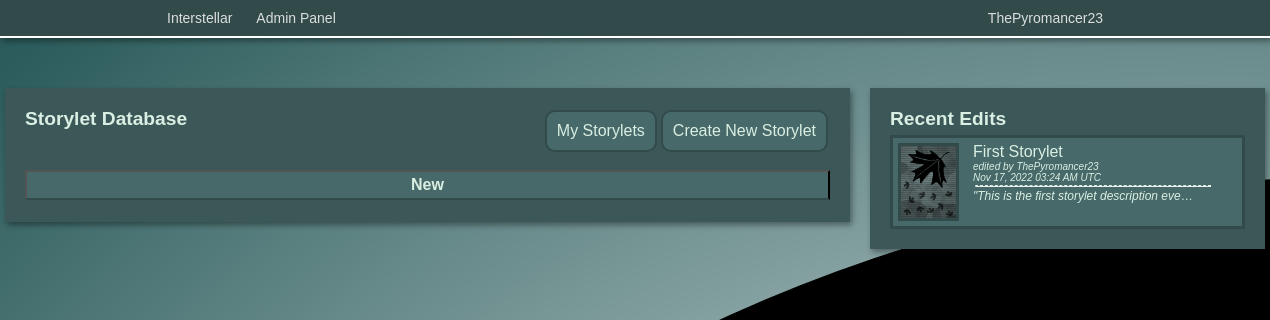
Page /admin/storylets (signed in) on the earlier database version.
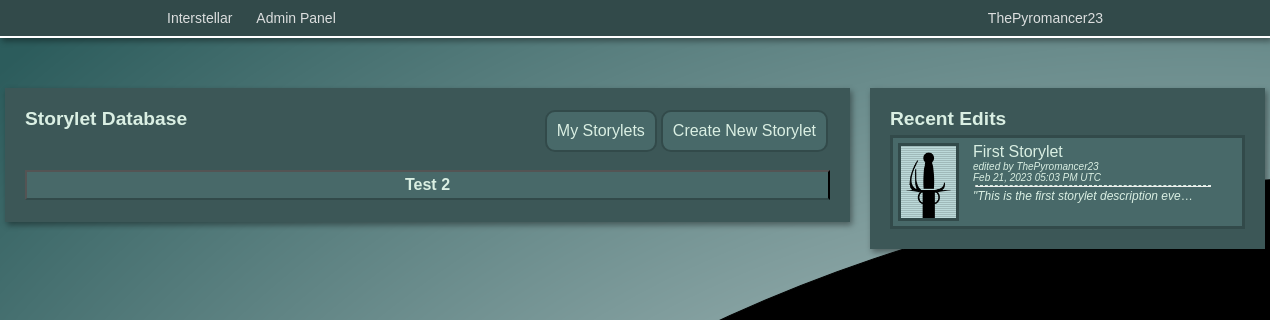
Same page on the later database version.
### app/models.py (models this page shows, shortened)
class User(UserMixin, db.Model):
    id = db.Column(db.Integer, primary_key=True)
    username = db.Column(db.String(64), index=True, unique=True)
    email = db.Column(db.String(120), index=True, unique=True)
    password_hash = db.Column(db.String(128))
    privilege_level = db.Column(db.Integer, default=1)
    last_online = db.Column(db.DateTime, default=datetime.utcnow)
    created_storylets = db.relationship('Storylet', backref='author', lazy='dynamic')

class Storylet(db.Model):
    id = db.Column(db.Integer, primary_key=True)
    title = db.Column(db.String)
    image = db.Column(db.String)
    description = db.Column(db.Text)
    branches = db.relationship('Branch', backref='parent_storylet', lazy='dynamic')
    deck = db.Column(db.String)
    area = db.Column(db.String)
    urgency = db.Column(db.String)
    order = db.Column(db.Integer)
    notes = db.Column(db.Text)
    escapable = db.Column(db.Boolean)
    tag = db.Column(db.String)
    user_id = db.Column(db.Integer, db.ForeignKey('user.id'))
    last_edit = db.Column(db.DateTime, default=datetime.utcnow())
    last_editor = db.Column(db.String)

### app/admin/routes.py (the view)
@bp.route('/storylets')
@login_required
def storylets():
    if current_user.privilege_level > 1:
        tag_list = db.session.query(Storylet.tag.distinct().label("tag")).all()
        tags = []
        for tag in tag_list:
            tag = str(tag).replace('(', '').replace(')', '').replace(',', '').replace("'", "")
            if tag == 'None':
                tags.append(Tag(None))
            else:
                tags.append(Tag(tag))
        recents = db.session.query(Storylet).order_by(Storylet.last_edit).limit(5).all()
        return render_template('storylets.html', recents=recents, tags=tags)
    else:
        return redirect(url_for('index'))

### app/models.py (called while the page is built)
@login.user_loader
def load_user(id):
    return User.query.get(int(id))

### app/routes.py (called while the page is built)
@app.before_request
def before_request():
    if current_user.is_authenticated:
        current_user.last_online = datetime.utcnow()
        db.session.commit()

### app/admin/templates/storylets.html (shortened to what this page needs)
<!DOCTYPE html>
<html>
<head>
    <link rel="stylesheet" href="{{ url_for('admin.static', filename='css/admin.css') }}">
</head>
<body>
{% include 'navbar.html' %}
<div class="pageblock"></div>
<div style="width: 1260px; margin: auto;">
    <div style="width: 805px;" class=" storylet-column game boxshadow">
        <a href="{{ url_for('admin.edit_storylet') }}" class="adm-btn-link"><div class="adm-btn">Create New Storylet</div></a>
        <a href="#" class="adm-btn-link"><div class="adm-btn">My Storylets</div></a>
        <h2 style="margin-bottom: 40px;">Storylet Database</h2>
        <div id="all-storylets-panel">
            {% for tag in tags %}
            <button class="no-brdr storylet-tag"><h2>{{tag.name}}</h2></button>
            {% endfor %}
        </div>
    </div>
    <div style="margin-left: 20px; width: 355px;" class="storylet-column game boxshadow">
        <h2 style="margin-bottom: 8px">Recent Edits</h2>
        {% for storylet in recents %}
        <div id="recent-storylet-panel">
            <a class= "storylet" href="{{ url_for('admin.edit_storylet', id=storylet.id) }}">
            <div class="recent-left">
                <div class="recent-image-cont">
                    <center><img style="width: 55px;" class="digitaleffect" src="{{ url_for('static', filename='images/' + storylet.image) }}" width="80px"></center>
                </div>
            </div>
            <div class="recent-right">
                <p class="recent-text"><bold>{{ storylet.title }}</bold></p>
                <p class="recent-text" style="font-size: 10px;"><em>edited by {{ storylet.author.username }}</em></p>
                <p class="recent-text" style="font-size: 10px;"><em>{{ storylet.last_edit.strftime("%b %d, %Y %I:%M %p UTC") }}</em></p>
                <hr class="recent-divider">
                <p class="recent-text" style="font-size: 12px;"><em>"{{ storylet.description }}"</em></p>
            </div>
            </a>
        </div>
        {% endfor %}
    </div>
</div>
</body>
</html>

### app/templates/navbar.html (shortened to what this page needs)
<div class="navbar boxshadow">
    <div class="navbar-inner">
        <a class="nav-link" href="{{ url_for('index') }}">Interstellar</a>
        {% if current_user.is_authenticated %}
            <div class="dropdown-container">
                <div class="ddbtn nav-link">{{current_user.username}}</div>
                </div>
            </div>
            {% if current_user.privilege_level > 1 %}
            <div style="float: left;" class="dropdown-container">
                <a href="{{ url_for('admin.admin') }}"><div class="ddbtn nav-link">Admin Panel</div></a>
                </div>
            </div>
            {% endif %}
        {% endif %}

### app/admin/static/css/admin.css (style rules this page uses)
.navbar { width: 100%; overflow: hidden; border-bottom: solid white 2px; background: #324A4A; }
.navbar-inner { margin: auto; width: 960px; }
.nav-link { float: left; color: #f2f2f2e1; text-align: center; text-decoration: none; padding: 10px 12px; font-size: 14px; }
.dropdown-container { float: right; overflow: hidden; }
.pageblock { height: 50px; width: 100%; }
* { margin: 0; }
.game { background-color: #3C5757; }
body { font-family: arial; background: black url("images/background.png") no-repeat; color: rgb(218, 239, 227); }
.boxshadow { box-shadow: 2px 3px 6px rgba(0, 0, 0, 0.4); }
.digitaleffect { background: #CFE5E8 url("images/digitaleffect.gif") repeat scroll 0% 0%; }
h2 { font-size: 1.2em; font-weight:bold; }
.adm-btn-link { background-color: #486969; border-radius: 10px; text-decoration: none; padding: 10px; margin: 2px; color:rgb(218, 239, 227); float: right; border-style: solid; border-width: 2px; border-color:#324A4A }
.storylet-column { padding: 20px; float: left; }
.storylet-tag { background-color:#486969; border-bottom: #324A4A solid 2px; cursor: pointer; padding: 4px; margin-bottom: 2px; width: 100%; color: rgb(218, 239, 227); transition: 0.4s; }
.storylet { border-color:#324A4A; background-color:#486969; border-style: solid; width: auto; display: grid; grid-template-columns: 80px 245px; grid-template-rows: auto auto; margin-top: -3px; text-decoration: none; color: rgb(218, 239, 227); }
.recent-left { padding: 5px; }
.recent-right { padding: 5px; padding-left: 0px; }
.recent-image-cont { background:#CFE5E8; border:#324A4A; border-style: solid; border-width: 3px; width: 55px; height: 71.5px; }
.recent-text { width: 220px; overflow: hidden; white-space: nowrap; text-overflow: ellipsis; }
.recent-divider { border-top-width: 1px; border-top-color:rgb(218, 239, 227); border-top-style: dashed; margin: 2px; }

Differences in the rows shown:
changed Storylet "First Storylet": image: a different picture; last_edit "Nov 17, 2022 03:24 AM UTC" → "Feb 21, 2023 05:03 PM UTC"
Other differences:
new list line: "Test 2"
list line gone: "New"
